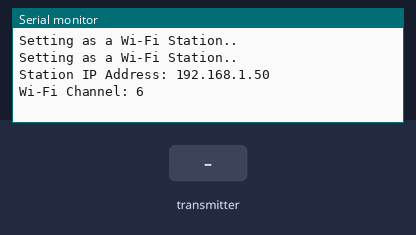
Bench run of a sketch on a simulated ESP32. Shown: the last lines printed to the serial monitor. Inputs (shaded band) come from the test bench. WiFi joins after 1.5 s; servers stay silent unless stated.

Above: at 3.2 s.
3.3 s: the transmitter starts sending id = 0
At 3.61 s:
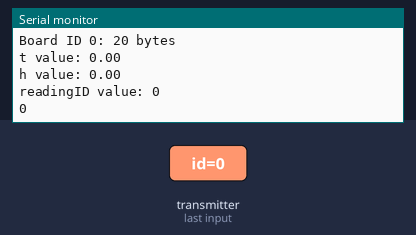
4.8 s: the transmitter starts sending temp = 25
6.3 s: the transmitter starts sending hum = 25
7.8 s: the transmitter starts sending readingId = 1
9.3 s: the transmitter starts sending ctrl = 1024
At 9.61 s:
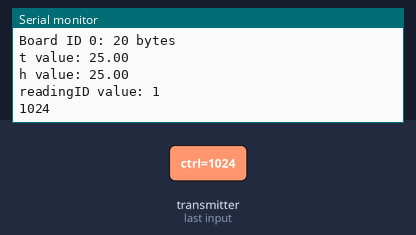

Measured:
- after the input at 3.3 s, the serial monitor: prints a new line at once (image 1)
- after the input at 9.3 s, the serial monitor: prints a new line at once (image 2)

The sketch:

Exp05_Reverse_Ctrl_From_Dashboard_Rx.ino
```cpp
#include <esp_now.h>
#include <WiFi.h>
#include "ESPAsyncWebSrv.h"
#include <Arduino_JSON.h>

// Replace with your network credentials (STATION)
const char* ssid = "mikemighty"; //Replace with SSID of your WIFI
const char* password = "wewillrockyou020"; // Replace with password of your WIFI

// Structure example to receive data
// Must match the sender structure
typedef struct struct_message {
  int id;
  float temp;
  float hum;
  unsigned int readingId;
  int ctrl;
} struct_message;

struct_message incomingReadings;

JSONVar board;

AsyncWebServer server(80);
AsyncEventSource events("/events");

// callback function that will be executed when data is received
void OnDataRecv(const uint8_t * mac_addr, const uint8_t *incomingData, int len) {
  // Copies the sender mac address to a string
  char macStr[18];
  Serial.print("Packet received from: ");
  snprintf(macStr, sizeof(macStr), "%02x:%02x:%02x:%02x:%02x:%02x",
           mac_addr[0], mac_addr[1], mac_addr[2], mac_addr[3], mac_addr[4], mac_addr[5]);
  Serial.println(macStr);
  memcpy(&incomingReadings, incomingData, sizeof(incomingReadings));

  board["id"] = incomingReadings.id;
  board["temperature"] = incomingReadings.temp;
  board["humidity"] = incomingReadings.hum;
  board["ctrl"] = incomingReadings.ctrl;
  board["readingId"] = String(incomingReadings.readingId);
  String jsonString = JSON.stringify(board);
  events.send(jsonString.c_str(), "new_readings", millis());

  Serial.printf("Board ID %u: %u bytes\n", incomingReadings.id, len);
  Serial.printf("t value: %4.2f \n", incomingReadings.temp);
  Serial.printf("h value: %4.2f \n", incomingReadings.hum);
  Serial.printf("readingID value: %d \n", incomingReadings.readingId);
  Serial.println(incomingReadings.ctrl);
}

const char index_html[] PROGMEM = R"rawliteral(
<!DOCTYPE HTML><html>
<head>
  <title>ESP-NOW DASHBOARD</title>
  <meta name="viewport" content="width=device-width, initial-scale=1">
  <link rel="stylesheet" href="https://use.fontawesome.com/releases/v5.7.2/css/all.css" integrity="sha384-fnmOCqbTlWIlj8LyTjo7mOUStjsKC4pOpQbqyi7RrhN7udi9RwhKkMHpvLbHG9Sr" crossorigin="anonymous">
  <link rel="stylesheet" href="https://cdnjs.cloudflare.com/ajax/libs/font-awesome/5.15.4/css/all.min.css">
  <link rel="icon" href="data:,">
  <style>
    html {font-family: Arial; display: inline-block; text-align: center;}
    p {  font-size: 1.2rem;}
    body {  margin: 0;}
    .topnav { overflow: hidden; background-color: #2f4468; color: white; font-size: 1.7rem; }
    .content { padding: 20px; }
    .card { background-color: white; box-shadow: 2px 2px 12px 1px rgba(140,140,140,.5); }
    .cards { max-width: 700px; margin: 0 auto; display: grid; grid-gap: 2rem; grid-template-columns: repeat(auto-fit, minmax(300px, 1fr)); }
    .reading { font-size: 2.8rem; }
    .packet { color: #bebebe; }
    .card.temperature { color: #fd7e14; }
    .card.humidity { color: #1b78e2; }
    .card.ctrl { color: #3e78e2; }
    .card.ctrlButton { color: #3e78e2; }
  </style>
</head>
<body>
  <div class="topnav">
    <h3>ESP-NOW DASHBOARD</h3>
  </div>
  <div class="content">
    <div class="cards">
      <div class="card temperature">
        <h4><i class="fas fa-thermometer-half"></i> BOARD #1 - TEMPERATURE</h4><p><span class="reading"><span id="t1"></span> &deg;C</span></p><p class="packet">Reading ID: <span id="rt1"></span></p>
      </div>
      <div class="card humidity">
        <h4><i class="fas fa-tint"></i> BOARD #1 - HUMIDITY</h4><p><span class="reading"><span id="h1"></span> &percnt;</span></p><p class="packet">Reading ID: <span id="rh1"></span></p>
      </div>


      <div class="card ctrlButton">

        <h1>ESP32 Rx Control</h1>
        <p>Ctrl: <span id="ctrlStatus">OFF</span></p>
        <label class="toggle-switch">
        <input type="checkbox" id="ctrlToggle" onchange="toggleCtrl(this.checked)">
        <span class="toggle-slider"><i class="fas fa-toggle-off"></i></span>
        </label>

      <script>
      function toggleCtrl(checked) {
          var xhr = new XMLHttpRequest();
          xhr.open('GET', '/ctrl?state=' + (checked ? 1 : 0), true);
          xhr.send();

    var ctrlStatus = document.getElementById("ctrlStatus");
    var ctrlToggle = document.getElementById("ctrlToggle");
    var toggleSlider = document.querySelector(".toggle-slider");

    if (checked) {
        ctrlStatus.innerText = "ON";
        toggleSlider.style.backgroundColor = "#2196F3";
        toggleSlider.innerHTML = '<i class="fas fa-toggle-on"></i>';
    } else {
        ctrlStatus.innerText = "OFF";
        toggleSlider.style.backgroundColor = "#ccc";
        toggleSlider.innerHTML = '<i class="fas fa-toggle-off"></i>';
    }
      }


      </script>
        BOARD #1 - CONTROL BUTTON

        </h4><p><span class="reading"><span id="c1b"></span> </span></p><p class="packet">Reading ID: <span id="rt1"></span></p>
      </div>


      <div class="card temperature">
        <h4><i class="fas fa-thermometer-half"></i> BOARD #2 - TEMPERATURE</h4><p><span class="reading"><span id="t2"></span> &deg;C</span></p><p class="packet">Reading ID: <span id="rt2"></span></p>
      </div>
      <div class="card humidity">
        <h4><i class="fas fa-tint"></i> BOARD #2 - HUMIDITY</h4><p><span class="reading"><span id="h2"></span> &percnt;</span></p><p class="packet">Reading ID: <span id="rh2"></span></p>
      </div>
    </div>
  </div>
<script>
if (!!window.EventSource) {
 var source = new EventSource('/events');

 source.addEventListener('open', function(e) {
  console.log("Events Connected");
 }, false);
 source.addEventListener('error', function(e) {
  if (e.target.readyState != EventSource.OPEN) {
    console.log("Events Disconnected");
  }
 }, false);

 source.addEventListener('message', function(e) {
  console.log("message", e.data);
 }, false);

 source.addEventListener('new_readings', function(e) {
  console.log("new_readings", e.data);
  var obj = JSON.parse(e.data);
  document.getElementById("t"+obj.id).innerHTML = obj.temperature.toFixed(2);
  document.getElementById("h"+obj.id).innerHTML = obj.humidity.toFixed(2);
  document.getElementById("rt"+obj.id).innerHTML = obj.readingId;
  document.getElementById("rh"+obj.id).innerHTML = obj.readingId;
  document.getElementById("c1b"+obj.id).innerHTML = obj.ctrl;

 }, false);
function handleToggleButtonChange() {
  // Update ctrl based on toggle button status
            if(ctrlToggle.checked)
            {
              ctrl = 1;
            }
            else{
              ctrl = 0;
            }
var xhr = new XMLHttpRequest();
xhr.open('GET', '/ctrl?state=' + (ctrlToggle.checked ? 1 : 0), true);
xhr.send();
}


// Add event listener to toggle button change event
ctrlToggle.addEventListener('change', function() {
  handleToggleButtonChange(ctrlToggle.checked);
});


}
</script>
</body>
</html>)rawliteral";

void setup() {
  // Initialize Serial Monitor
  Serial.begin(115200);

  // Set the device as a Station and Soft Access Point simultaneously
  WiFi.mode(WIFI_AP_STA);

  // Set device as a Wi-Fi Station
  WiFi.begin(ssid, password);
  while (WiFi.status() != WL_CONNECTED) {
    delay(1000);
    Serial.println("Setting as a Wi-Fi Station..");
  }
  Serial.print("Station IP Address: ");
  Serial.println(WiFi.localIP());
  Serial.print("Wi-Fi Channel: ");
  Serial.println(WiFi.channel());

  // Init ESP-NOW
  if (esp_now_init() != ESP_OK) {
    Serial.println("Error initializing ESP-NOW");
    return;
  }

  // Once ESPNow is successfully Init, we will register for recv CB to
  // get recv packer info
  esp_now_register_recv_cb(OnDataRecv);

  server.on("/", HTTP_GET, [](AsyncWebServerRequest *request){
    String htmlContent = "<html><body>";
    htmlContent += "<h1>Reverse Control Toggle Button</h1>";
    htmlContent += "<label>Reverse Control: </label>";
    htmlContent += "<input type=\"checkbox\" id=\"ctrl_toggle\" onclick=\"updateControl()\">";
    htmlContent += "</body></html>";

    request->send_P(200, "text/html", index_html);
  });


server.on("/ctrl", HTTP_GET, [](AsyncWebServerRequest *request){
  if(request->hasParam("state")){
    int controlValue = request->getParam("state")->value().toInt();
    // Update the control value in incomingReadings
    incomingReadings.ctrl = controlValue;
    request->send(200, "text/plain", "Control updated");
  }
  else{
    request->send(400, "text/plain", "Missing state parameter");
  }
});


events.onConnect([](AsyncEventSourceClient *client){
    if(client->lastId()){
      Serial.printf("Client reconnected! Last message ID that it got is: %u\n", client->lastId());
    }
    // send event with message "hello!", id current millis
    // and set reconnect delay to 1 second
    client->send("hello!", NULL, millis(), 10000);
  });
  server.addHandler(&events);
  //server.addHandler(&toggleButton);
  server.begin();
}

void loop() {
  static unsigned long lastEventTime = millis();
  static const unsigned long EVENT_INTERVAL_MS = 5000;
  if ((millis() - lastEventTime) > EVENT_INTERVAL_MS) {
    events.send("ping",NULL,millis());
    lastEventTime = millis();
  }
}
```
